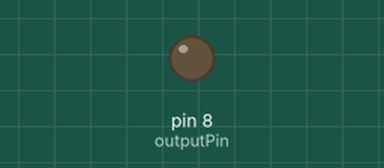
A sketch run on a simulated Arduino Uno, built with avr-gcc and run on an emulated ATmega328P. Parts: output pins drawn as LEDs (lit = HIGH).

Above: at 1.0 s.
At 8.5 s:
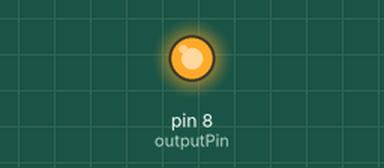
Timing chart, 0 to 10.4 s (numbered marks = the images above):
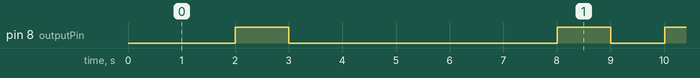

Measured:
- by itself, pin 8 (outputPin): repeats every 8.0 s: LOW 5.0 s, HIGH 1.0 s, LOW 1.0 s, HIGH 1.0 s
- by itself, everything shown: repeats every 8.0 s, in 4 steps

The sketch:

sender.ino
```cpp
#define PERIOD 1000

int outputPin = 8;

long lastTime = 0;

int byteLength = 8;
int currBit = byteLength - 1;
bool nextBit;

// 8 bit identifiers
char id = 'A'; // TODO: Change id as necessary

void setup()
{
    Serial.begin(9600);

    pinMode(outputPin, OUTPUT);

    lastTime = millis();
}

void loop()
{

    // Update bit being sent once every second.
    if (millis() - lastTime > PERIOD)
    {
        char mask = 1 << currBit;
        currBit--;

        nextBit = (bool)(id & mask);
        digitalWrite(outputPin, nextBit);

        // Finished sending byte, reset for next byte.
        if (currBit < 0)
        {
            currBit = byteLength - 1;
        }

        lastTime = millis();
    }
}
```
